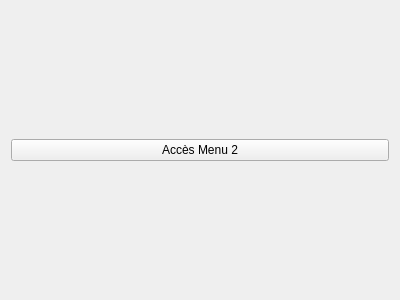
<?xml version="1.0" encoding="UTF-8"?>
<ui version="4.0">
 <class>Form</class>
 <widget class="QWidget" name="Form">
  <property name="geometry">
   <rect>
    <x>0</x>
    <y>0</y>
    <width>400</width>
    <height>300</height>
   </rect>
  </property>
  <property name="windowTitle">
   <string>Form</string>
  </property>
  <layout class="QHBoxLayout" name="horizontalLayout">
   <item>
    <widget class="QPushButton" name="Button1">
     <property name="text">
      <string>Accès Menu 2</string>
     </property>
    </widget>
   </item>
  </layout>
 </widget>
 <resources/>
 <connections/>
</ui>
